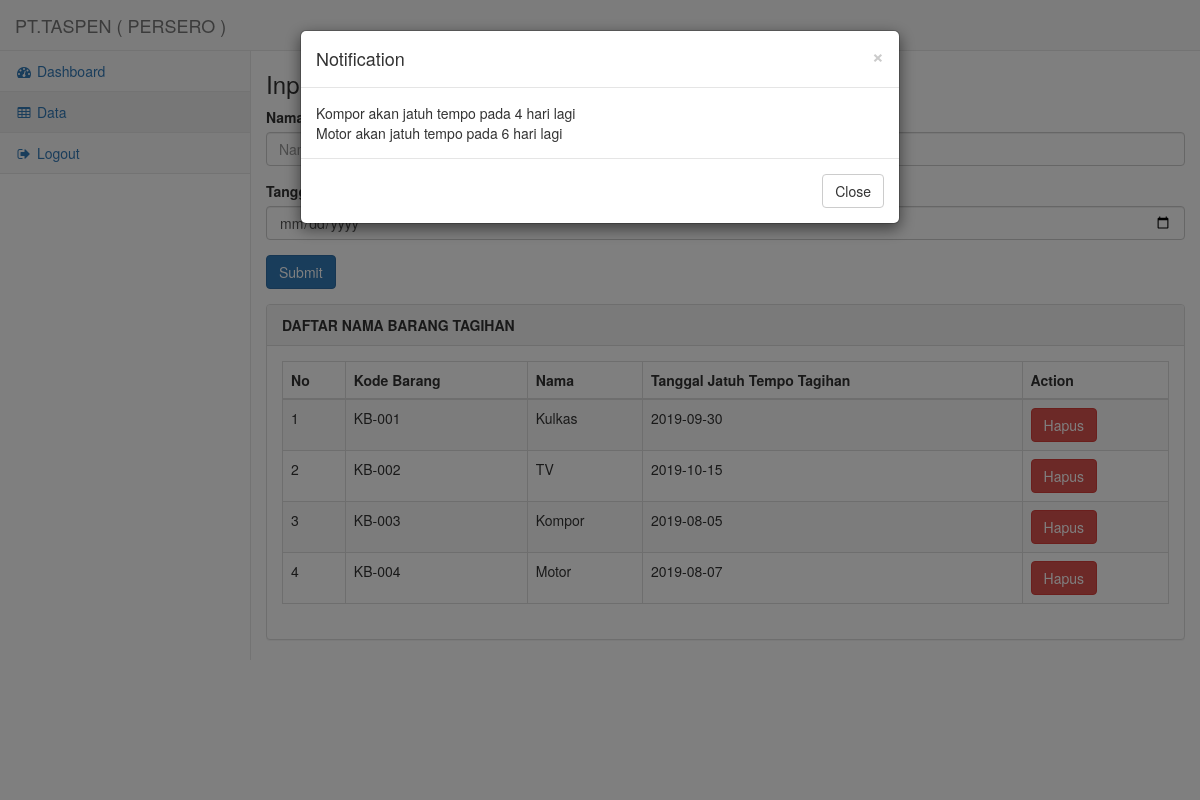
Page /index.php?p=naik_pangkat (signed in) on the committed database.
### tables this page shows
CREATE TABLE `barang` (
  `id` int(11) NOT NULL,
  `nama_barang` varchar(100) NOT NULL,
  `kode_barang` varchar(20) NOT NULL,
  `jatuh_tempo` date NOT NULL
);

### index.php (called while the page is built, shortened)
<?php
    $p=$_GET['p'];
    include_once 'class/pangkat.php';
    include_once 'view/header.php';
    include_once 'view/menu_top.php';
    include_once 'view/menu_left.php';
    include_once 'view/main.php';
    include_once 'view/footer.php';

### class/pangkat.php (called while the page is built, shortened)
<?php
    class Pangkat {
        private $koneksi;
        public function __construct() {
            global $dbh;
            $this->koneksi = $dbh;
        }
        public function all() {
            $sql = "SELECT * FROM barang";
            $ps = $this->koneksi->prepare($sql);
            $ps->execute();
            $res = $ps->fetchAll();
            return $res;
        }
        public function jumlahNaik() {
            $sql = "SELECT * FROM view_barang WHERE selisih <=7";
            $ps = $this->koneksi->prepare($sql);
            $ps->execute();
            $res = $ps->fetchAll();
            return $res;
        }
    }
?>

### view/naik_pangkat.php (the view, shortened to what this page needs)
<?php
    require "notif.php";
    $data = $class_pangkat->all();
?>
<h3>Input data baru</h3>
<form action="view/input_aksi.php" method="post">
    <div class="form-group">
        <label>Nama Barang</label>
    </div>
    <div class="form-group">
        <label>Tanggal Jatuh Tempo</label>
    </div class="form-group">
    <div class="form-group">
        <button type="submit" class="btn btn-primary" name="add">Submit</button>
    </div>
</form>
<div class="row">
    <div class="col-lg-12">
        <div class="panel panel-default">
            <div class="panel-heading">
                <b class="text-center"> DAFTAR NAMA BARANG TAGIHAN</b>
            </div>
            <div class="panel-body">
                <table width="100%" class="table table-striped table-bordered table-hover" id="dataTables-example">
                    <thead>
                        <tr>
                            <th>No</th>
                            <th>Kode Barang</th>
                            <th>Nama</th>
                            <th>Tanggal Jatuh Tempo Tagihan</th>
                            <th>Action</th>
                        </tr>
                    </thead>
                    <tbody>
                        <?php
                            $no = 1;
                            foreach ($data as $d){
                                echo '
                                <tr class="odd gradeX">
                                    <td>'.$no.'</td>
                                    <td>'.$d['kode_barang'].'</td>
                                    <td>'.$d['nama_barang'].'</td>
                                    <td>'.$d['jatuh_tempo'].'</td>
                                    <td><a class="btn btn-danger" href="view/delete.php?id='.$d['id'].'">Hapus</a></td>
                                </tr>';
                                $no++;
                            }
                        ?>
                    </tbody>
                </table>
            </div>
        </div>
    </div>
</div>

### view/header.php (shortened to what this page needs)
<?php
    $class_pangkat = new Pangkat();
?>
<!DOCTYPE html>
<html lang="en">
<head>
    <link href="vendor/bootstrap/css/bootstrap.min.css" rel="stylesheet">
    <link href="vendor/metisMenu/metisMenu.min.css" rel="stylesheet">
    <link href="dist/css/sb-admin-2.css" rel="stylesheet">
    <link href="vendor/morrisjs/morris.css" rel="stylesheet">
    <link rel="stylesheet" href="http://maxcdn.bootstrapcdn.com/bootstrap/3.3.6/css/bootstrap.min.css">
    <link href="vendor/font-awesome/css/font-awesome.min.css" rel="stylesheet" type="text/css">
</head>
<body>

### view/menu_top.php (shortened to what this page needs)
<div id="wrapper">
    <nav class="navbar navbar-default navbar-static-top" role="navigation" style="margin-bottom: 0">
        <div class="navbar-header">
            <a class="navbar-brand" href="?p=dashboard">PT.TASPEN  ( PERSERO ) </a>
            </div>

### view/menu_left.php
<div class="navbar-default sidebar" role="navigation">
    <div class="sidebar-nav navbar-collapse">
        <ul class="nav" id="side-menu">
            <li>
                <a href="?p=dashboard"><i class="fa fa-dashboard fa-fw"></i> Dashboard</a>
            </li>
            <li>
                <a href="?p=naik_pangkat"><i class="fa fa-table fa-fw"></i> Data</a>
            </li>
            <li>
                <a href="?p=logout"><i class="fa fa-sign-out fa-fw"></i> Logout</a>
            </li>
        </ul>
    </div>
</div>
</nav>

### view/main.php
<div id="page-wrapper">
    <?php
        if (!$p) {
            include 'dashboard.php';
        } else {
            include("$p.php");
        }
    ?>

### view/notif.php (shortened to what this page needs)
<?php
    $data = $class_pangkat->jumlahNaik();
    if($data){
?>
<div class="row">
    <div class="modal fade" id="myModal" role="dialog">
        <div class="modal-dialog">
            <div class="modal-content">
                <div class="modal-header">
                    <button type="button" class="close" data-dismiss="modal">&times;</button>
                    <h4 class="modal-title">Notification</h4>
                </div>
                <div class="modal-body">
                    <?
                        foreach($data as $d){
                            if($d['selisih'] >= 1){
                                echo $d['nama_barang']. " akan jatuh tempo pada " . $d['selisih'] ." hari lagi<br>";
                            }elseif($d['selisih'] == 0){
                                echo $d['nama_barang']. " akan jatuh tempo pada <b>hari ini</b><br>";
                            }else{
                                echo $d['nama_barang']. " sudah <b>lewat</b> " . abs($d['selisih']) ." hari<br>";
                            }
                        }
                    ?>
                </div>
                <div class="modal-footer">
                    <button type="button" class="btn btn-default" data-dismiss="modal">Close</button>
                </div>
            </div>
        </div>
    </div>
<? } ?>

### view/footer.php (shortened to what this page needs)
                    </div>
                </div>
            </div>
</body>
</html>

### rows in the picture
barang: kode_barang "KB-001", nama_barang "Kulkas", jatuh_tempo "2019-09-30"
barang: kode_barang "KB-002", nama_barang "TV", jatuh_tempo "2019-10-15"
barang: kode_barang "KB-003", nama_barang "Kompor", jatuh_tempo "2019-08-05"
barang: kode_barang "KB-004", nama_barang "Motor", jatuh_tempo "2019-08-07"

### other values in the picture
$d['nama_barang'] "Kompor"
$d['selisih'] "4"
$d['nama_barang'] "Motor"
$d['selisih'] "6"
